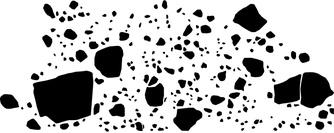
%> input picture data/CropImages/cataclasiteA_micro_001.jpg, 334 x 133 px, shrunk from 2712 x 1076 before the run
$ octave Analyze.m   (GNU Octave 9; MATLAB toolbox functions it lacks are replaced by stand-ins)
%> lines starting %> are read from the running program, lines starting %| are printed output that depends on the picture; in (x1, y1, x2, y2) boxes, pixels count from 0 and x2, y2 are one past the last pixel; in counts of white or black regions, pixels touching at a corner belong together; the program's own positions count from 1
### src/AnalyzeBubble/checkInputAnalyze.m
function checkInputAnalyze(imgData,technique)

disp('Checking input parameters...')

%% Check required inputs

if ~isfield(imgData,'inputDir') || isempty(imgData.inputDir)
    error("Missing Parameter: imgData.inputDir is required.")
end
if ~isfield(imgData,'outputDir') || isempty(imgData.outputDir)
    error("Missing Parameter: imgData.outputDir is required.")
end
if ~isfield(imgData,'inputFile') || isempty(imgData.inputFile)
    error("Missing Parameter: imgData.inputFile is required.")
end
if ~isfield(imgData,'px2m') || isempty(imgData.px2m)
    error("Missing Parameter: imgData.px2m is required.")
end
if ~isfield(technique,'range')
    error('Missing Parameter: technique.range is required')
end

%% Check type

if ~ischar(imgData.inputDir) || ~ischar(imgData.outputDir)
    error('Type Error: The fields imgData.inputDir and imgData.outputDir must be character vectors representing a valid file path');
end
isAllChar = cellfun(@ischar, imgData.inputFile);
if ~all(isAllChar)
    error('Type Error: The field imgData.inputFile must be a character vector representing a valid file path');
end
if ~isnumeric(imgData.px2m)
    error('Type Error: The field imgData.px2m must be a scalar or an array or numbers');
end

%% Check file existence

for i = 1:numel(imgData.inputFile)
    imgDatai.inputFile = imgData.inputFile{i};
    imagePath = fullfile(imgData.inputDir, imgDatai.inputFile);
    if ~exist(imagePath, 'file'); error('Input image file "%s" not found.', imagePath); end
end

%%

disp('Input parameters ok!')

### src/AnalyzeBubble/analyzeBubble.m
function [gTruth, segmentedImage] = analyzeBubble(imagePath, tec)

%% Convert image to gray scale if necessary
originalImage = imread(imagePath);
%> originalImage is the input picture: size 133x334x3 uint8; min 0, max 255, mean 191.6
[~, ~, numberOfColorChannels] = size(originalImage);
%> numberOfColorChannels = 3
if numberOfColorChannels > 1
    fprintf('Original image file has %d color channels\nConversion to grayscale...\n',numberOfColorChannels);
%> (printed output is left out)
    originalImage = rgb2gray(originalImage);
%> originalImage: size 133x334 uint8
end

%% Analyze image

lowThreshold = min(tec.range);
highThreshold = max(tec.range);
binaryImage = (originalImage >= lowThreshold) & (originalImage <= highThreshold);
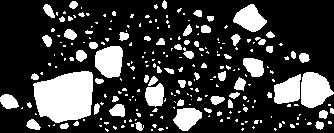
%> binaryImage: size 133x334 logical; 23.7% white; 243 white regions (178 under 20 px), largest, box (x1, y1, x2, y2) and area: (33, 71, 93, 123) 2439, (301, 72, 334, 108) 863, (95, 46, 123, 78) 726

% Initialize data structure
segmentedImage = struct();
segmentedImage.original = originalImage;

% Standard processing without advanced segmentation
[segmentedImage.label, segmentedImage.nBlobs] = bwlabel(binaryImage, 8);
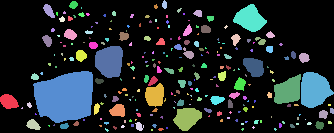
%> segmentedImage.label: size 133x334 double; 244 distinct labels, from 0 to 243; one colour per label, 0 black
%> segmentedImage.nBlobs = 243
segmentedImage.boundaries = bwboundaries(binaryImage);
%> segmentedImage.boundaries = 243 boundaries; largest, box (x1, y1, x2, y2) and points: (33, 71, 93, 123) 183, (301, 72, 334, 108) 101, (95, 46, 123, 78) 92, (274, 74, 301, 104) 92, (233, 4, 267, 32) 78

%% Handle cases with no valid bubbles
if isempty(segmentedImage.boundaries)
    warning('No valid bubbles found in the image: %s', imagePath);
    gTruth = [];
    return;
end

%% Create groundTruth object
%> the run ends on the next line
dataSource = groundTruthDataSource(imagePath);

ldc = labelDefinitionCreator;
labelNames = cell(numel(segmentedImage.boundaries), 1);

for k = 1 : numel(segmentedImage.boundaries)
    labelNames{k} = append('Bubble', num2str(k));
    addLabel(ldc, labelNames{k}, labelType.Polygon);
end
labelDefs = create(ldc);

% Flip coordinates (from MATLAB [row, col] to [x, y] for Ground Truth)
flipBoundaries = cell(1, numel(segmentedImage.boundaries));
for i = 1 : numel(segmentedImage.boundaries)
    flipBoundaries{i} = fliplr(segmentedImage.boundaries{i});
end

% Create table for gTruth object
labelData = cell2table(flipBoundaries, 'VariableNames', labelNames);
gTruth = groundTruth(dataSource, labelDefs, labelData);

if isempty(gTruth)
    warning('No ground truth object was created.');
    return;
end

disp("Created groundTruth object successfully.")

end

### src/runAnalyzeBubble.m
function runAnalyzeBubble(imgData,technique)

%% Check inputs

checkInputAnalyze(imgData,technique)

%% Create directories

RD = sprintf(imgData.outputDir);
if ~exist(RD,'dir'); mkdir(RD); end
RDgTruth =  fullfile(RD,'gTruth');
if ~exist(RDgTruth,'dir'); mkdir(RDgTruth); end
RDFig = fullfile(RD,'LabeledImages');
if ~exist(RDFig,'dir'); mkdir(RDFig); end
RDMeasure = fullfile(RD,'Measurements');
if ~exist(RDMeasure,'dir'); mkdir(RDMeasure); end
imgDatai.inputDir = imgData.inputDir;

%% Check whetever a single or multiple values are passed

if isscalar(imgData.px2m)
    px2mi = imgData.px2m*ones(1,numel(imgData.inputFile));
else
    px2mi = imgData.px2m;
end
if isscalar(technique.range(1,:)); technique.range = technique.range*ones(1,numel(imgData.inputFile));end

for i = 1:numel(imgData.inputFile)

    %% Call analyzeBubble

    imgDatai.inputFile = imgData.inputFile{i};

    imagePath = fullfile(imgDatai.inputDir, imgDatai.inputFile);
    fprintf('Analyzing image file "%s".\n', imagePath);

    techniquei.range = technique.range(:,i);

    [gTruth,segmentedImage] = analyzeBubble(imagePath,techniquei);

    %% Save gTruth

    baseFileName = sprintf('gTruth_%3.3d.mat', i);
    fullFilename = fullfile(RDgTruth,baseFileName);
    save(fullFilename,'gTruth');

    %% Save bubble measurements

    % calculate labeled image LI from groundTruth object
    im = gTruth.DataSource.Source{1};
    I = imread(im);
    imSize = size(I);
    roiPositions = gTruth.LabelData{1,:}';
    roilabelID = (1:numel(roiPositions))';
    LI = poly2label(roiPositions,roilabelID,imSize');
    % calculate measurements
    bubbleMeasurements = regionprops(LI,...
        {'EquivDiameter','Area','MajorAxisLength',...
        'MinorAxisLength','Perimeter',...
        'MaxFeretProperties','MinFeretProperties',...
        'Eccentricity','Orientation','Circularity','Solidity'});
    % save measurements table
    bubbleTable = struct2table(bubbleMeasurements,'AsArray',true);
    bubbleTable.EquivDiameter = bubbleTable.EquivDiameter*px2mi(i);
    bubbleTable.Area = bubbleTable.Area*(px2mi(i)^2);
    bubbleTable.MajorAxisLength = bubbleTable.MajorAxisLength*px2mi(i);
    bubbleTable.MinorAxisLength = bubbleTable.MinorAxisLength*px2mi(i);
    bubbleTable.Perimeter = bubbleTable.Perimeter*px2mi(i);
    bubbleTable.MaxFeretDiameter = bubbleTable.MaxFeretDiameter*px2mi(i);
    bubbleTable.MinFeretDiameter = bubbleTable.MinFeretDiameter*px2mi(i);
    baseTableName = sprintf('measurementsTable_%3.3d',i);
    fullTablename = fullfile(RDMeasure,baseTableName);
    save(fullTablename, 'bubbleTable');
    fullTablename_csv = fullfile(RDMeasure,[baseTableName,'.csv']);
    writetable(bubbleTable,fullTablename_csv);

    %% Plot figures

    figure(i);
    sgtitle('Segmented image')
    imagesc(segmentedImage.original);colormap(gray(256));
    axis image
    hold on;
    for k = 1 : segmentedImage.nBlobs
        % Plot the outline.
        thisBoundary = segmentedImage.boundaries{k};
        plot(thisBoundary(:,2), thisBoundary(:,1), 'y', 'LineWidth', 1);
    end


    %% Save figures

    baseFigName = sprintf('bubbleLabel_%3.3d.png',i);
    fullFigname = fullfile(RDFig,baseFigName);
    saveas(i,fullFigname)

end


end

### run/Analyze.m

close all
clearvars
rehash toolboxcache

%% Analyze

% image files to be analyzed
imgData.inputDir ='../data/CropImages';
%imgData.inputDir ='../output/CropImages';
imgData.inputFile ={'cataclasiteA_micro_001.jpg','cataclasiteA_sample_002.jpg'};

% output directory
imgData.outputDir =  '../output';

% meters per pixel [m/pixel]
imgData.px2m = [0.1257e-4, 0.0116e-4];

% segmentation: intensity range values [min; max]
technique.range = [0,0; 100,100];

%% Call AnalyzeBubble

% path to src directory
src_path = '../src';

addpath(genpath(src_path));

runAnalyzeBubble(imgData,technique);
